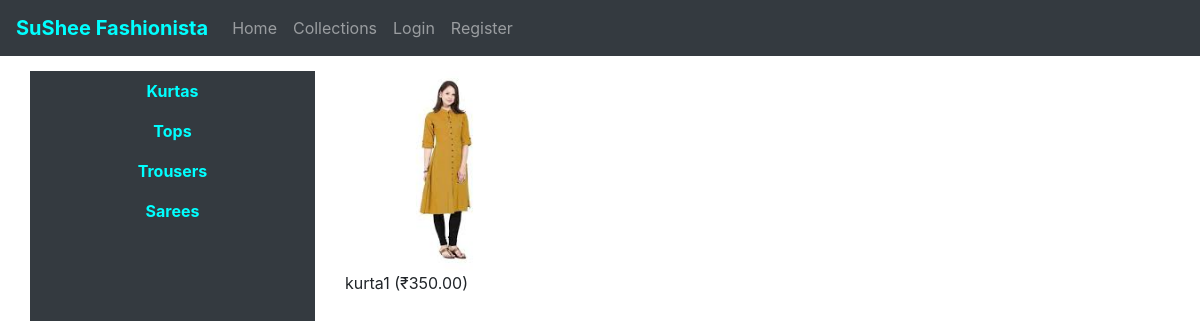
/collections, run on an earlier commit of the app's database.
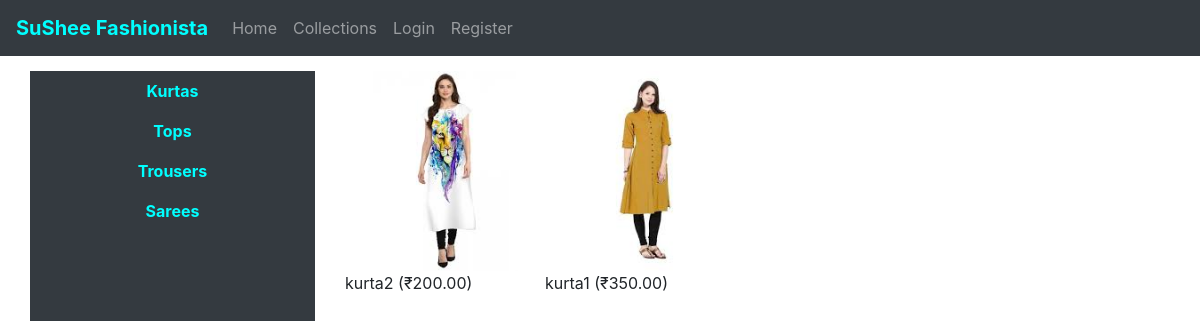
And on a later commit of the database.
### shopping/models.py (models this page shows, shortened)
class KurtaRate(models.Model):
    dresstype = models.CharField(max_length = 25, default="kurta", editable = False)
    name = models.CharField(max_length = 100)
    model = models.CharField(max_length = 25)
    image = models.ManyToManyField(Document, related_name = "kurta_image")
    size = models.ManyToManyField(KurtaSize, related_name = "kurta_size")
    price = models.DecimalField(max_digits = 7, decimal_places = 2)

class Document(models.Model):
    document = models.FileField(upload_to='documents/%Y/%m/%d')
    color = models.ForeignKey(Color, on_delete = models.SET_NULL, null = True, related_name = "dress_color")
    datetime = models.DateTimeField(auto_now_add=True)

### shopping/views.py (the view, shortened to what this page needs)
# urls.py: path("collections", views.collections, name="collections"),
def collections(request):
    sort = '-pk'
    kurtarate, toprate, trouserrate, sareerate = sort_order(sort)
    if request.user.id:
        incart_item = len(incart_items(request))
    else:
        incart_item = None
    context = {
    "currency" : rupees,
    "kurtarate" : kurtarate,
    "toprate" : toprate,
    "trouserrate" : trouserrate,
    "sareerate" : sareerate,
    "incart_items" : incart_item
    }
    return render(request, "shopping/collections.html", context)

### shopping/views.py (called while the page is built)
def sort_order(sort):
    kurtarate = KurtaRate.objects.order_by(sort)
    toprate = TopRate.objects.order_by(sort)
    trouserrate = TrouserRate.objects.order_by(sort)
    sareerate = SareeRate.objects.order_by(sort)
    return kurtarate, toprate, trouserrate, sareerate

### shopping/templates/shopping/collections.html (shortened to what this page needs)
{% extends "shopping/layout.html" %}
{% block body %}
<div class="container">
  <div class="row">
    <div class="col-sm-3 side-menu">
      <ul class="nav nav-pills flex-column">
        <li class="nav-item">
          <a class="nav-link dressbtn"id="kurta" href="#">Kurtas</a>
        </li>
        <li class="nav-item">
          <a class="nav-link dressbtn" id="top" href="#">Tops</a>
        </li>
        <li class="nav-item">
          <a class="nav-link dressbtn" id="trouser" href="#">Trousers</a>
        </li>
        <li class="nav-item">
          <a class="nav-link dressbtn" id="saree" href="#">Sarees</a>
        </li>
      </ul>
    </div>
    <div class="col-sm-9">
      <div class="container flexdisplay dressitems" id="dkurta">
        {%for d in kurtarate %}
          <div class="row">
            <div class="col-sm-8">
              <a href="/{{d.dresstype}}/{{d.pk}}">
                <img src="{{d.image.first.document.url}}" alt="{{d.image.first.document}}"/></a>
              <br>
              <p>
                <span class="rdressname">{{d.name}}</span>
                <span class="rdressprice">({{currency}}{{d.price}})</span>
              </p>
           </div>
          </div>
          {% empty %}
            <p>No kurtas available</p>
        {% endfor %}
      </div>
    </div>
  </div>
</div>
{% endblock %}

What changed in the data, as far as the page shows it:
added KurtaRate: image.first.document (picture), name "kurta2", currency "₹", price "200.00"
